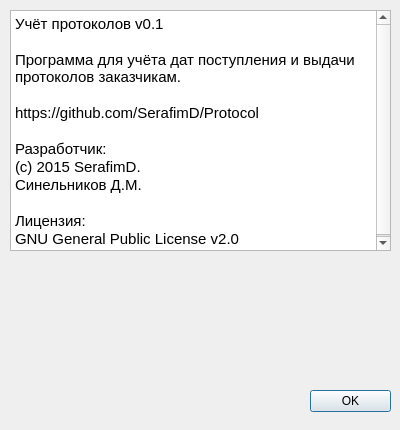
<?xml version="1.0" encoding="UTF-8"?>
<ui version="4.0">
 <class>AboutDialog</class>
 <widget class="QDialog" name="AboutDialog">
  <property name="geometry">
   <rect>
    <x>0</x>
    <y>0</y>
    <width>400</width>
    <height>430</height>
   </rect>
  </property>
  <property name="windowTitle">
   <string>О программе</string>
  </property>
  <widget class="QDialogButtonBox" name="buttonBox">
   <property name="geometry">
    <rect>
     <x>310</x>
     <y>390</y>
     <width>81</width>
     <height>31</height>
    </rect>
   </property>
   <property name="orientation">
    <enum>Qt::Vertical</enum>
   </property>
   <property name="standardButtons">
    <set>QDialogButtonBox::Ok</set>
   </property>
  </widget>
  <widget class="QTextBrowser" name="textBrowserInfo">
   <property name="geometry">
    <rect>
     <x>10</x>
     <y>10</y>
     <width>381</width>
     <height>241</height>
    </rect>
   </property>
   <property name="html">
    <string>&lt;!DOCTYPE HTML PUBLIC &quot;-//W3C//DTD HTML 4.0//EN&quot; &quot;http://www.w3.org/TR/REC-html40/strict.dtd&quot;&gt;
&lt;html&gt;&lt;head&gt;&lt;meta name=&quot;qrichtext&quot; content=&quot;1&quot; /&gt;&lt;style type=&quot;text/css&quot;&gt;
p, li { white-space: pre-wrap; }
&lt;/style&gt;&lt;/head&gt;&lt;body style=&quot; font-family:'Ubuntu'; font-size:11pt; font-weight:400; font-style:normal;&quot;&gt;
&lt;p style=&quot; margin-top:0px; margin-bottom:0px; margin-left:0px; margin-right:0px; -qt-block-indent:0; text-indent:0px;&quot;&gt;Учёт протоколов v0.1&lt;/p&gt;
&lt;p style=&quot;-qt-paragraph-type:empty; margin-top:0px; margin-bottom:0px; margin-left:0px; margin-right:0px; -qt-block-indent:0; text-indent:0px;&quot;&gt;&lt;br /&gt;&lt;/p&gt;
&lt;p style=&quot; margin-top:0px; margin-bottom:0px; margin-left:0px; margin-right:0px; -qt-block-indent:0; text-indent:0px;&quot;&gt;Программа для учёта дат поступления и выдачи протоколов заказчикам.&lt;/p&gt;
&lt;p style=&quot;-qt-paragraph-type:empty; margin-top:0px; margin-bottom:0px; margin-left:0px; margin-right:0px; -qt-block-indent:0; text-indent:0px;&quot;&gt;&lt;br /&gt;&lt;/p&gt;
&lt;p style=&quot; margin-top:0px; margin-bottom:0px; margin-left:0px; margin-right:0px; -qt-block-indent:0; text-indent:0px;&quot;&gt;https://github.com/SerafimD/Protocol&lt;/p&gt;
&lt;p style=&quot;-qt-paragraph-type:empty; margin-top:0px; margin-bottom:0px; margin-left:0px; margin-right:0px; -qt-block-indent:0; text-indent:0px;&quot;&gt;&lt;br /&gt;&lt;/p&gt;
&lt;p style=&quot; margin-top:0px; margin-bottom:0px; margin-left:0px; margin-right:0px; -qt-block-indent:0; text-indent:0px;&quot;&gt;Разработчик:&lt;/p&gt;
&lt;p style=&quot; margin-top:0px; margin-bottom:0px; margin-left:0px; margin-right:0px; -qt-block-indent:0; text-indent:0px;&quot;&gt;(с) 2015 SerafimD.&lt;/p&gt;
&lt;p style=&quot; margin-top:0px; margin-bottom:0px; margin-left:0px; margin-right:0px; -qt-block-indent:0; text-indent:0px;&quot;&gt;Синельников Д.М.&lt;/p&gt;
&lt;p style=&quot;-qt-paragraph-type:empty; margin-top:0px; margin-bottom:0px; margin-left:0px; margin-right:0px; -qt-block-indent:0; text-indent:0px;&quot;&gt;&lt;br /&gt;&lt;/p&gt;
&lt;p style=&quot; margin-top:0px; margin-bottom:0px; margin-left:0px; margin-right:0px; -qt-block-indent:0; text-indent:0px;&quot;&gt;Лицензия:&lt;/p&gt;
&lt;p style=&quot; margin-top:0px; margin-bottom:0px; margin-left:0px; margin-right:0px; -qt-block-indent:0; text-indent:0px;&quot;&gt;GNU General Public License v2.0&lt;/p&gt;&lt;/body&gt;&lt;/html&gt;</string>
   </property>
  </widget>
  <widget class="QLabel" name="label">
   <property name="geometry">
    <rect>
     <x>10</x>
     <y>260</y>
     <width>261</width>
     <height>161</height>
    </rect>
   </property>
   <property name="text">
    <string/>
   </property>
   <property name="pixmap">
    <pixmap>lapa.jpg</pixmap>
   </property>
  </widget>
 </widget>
 <resources/>
 <connections>
  <connection>
   <sender>buttonBox</sender>
   <signal>accepted()</signal>
   <receiver>AboutDialog</receiver>
   <slot>accept()</slot>
   <hints>
    <hint type="sourcelabel">
     <x>248</x>
     <y>254</y>
    </hint>
    <hint type="destinationlabel">
     <x>157</x>
     <y>274</y>
    </hint>
   </hints>
  </connection>
  <connection>
   <sender>buttonBox</sender>
   <signal>rejected()</signal>
   <receiver>AboutDialog</receiver>
   <slot>reject()</slot>
   <hints>
    <hint type="sourcelabel">
     <x>316</x>
     <y>260</y>
    </hint>
    <hint type="destinationlabel">
     <x>286</x>
     <y>274</y>
    </hint>
   </hints>
  </connection>
 </connections>
</ui>
